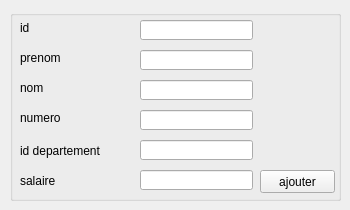
        <widget class="QWidget" name="tab_17">
         <attribute name="title">
          <string>nouvel employé</string>
         </attribute>
         <widget class="QLabel" name="label_32">
          <property name="geometry">
           <rect>
            <x>20</x>
            <y>20</y>
            <width>61</width>
            <height>16</height>
           </rect>
          </property>
          <property name="text">
           <string>id</string>
          </property>
         </widget>
         <widget class="QLabel" name="label_33">
          <property name="geometry">
           <rect>
            <x>20</x>
            <y>50</y>
            <width>61</width>
            <height>16</height>
           </rect>
          </property>
          <property name="text">
           <string>prenom</string>
          </property>
         </widget>
         <widget class="QLabel" name="label_34">
          <property name="geometry">
           <rect>
            <x>20</x>
            <y>80</y>
            <width>61</width>
            <height>16</height>
           </rect>
          </property>
          <property name="text">
           <string>nom</string>
          </property>
         </widget>
         <widget class="QLabel" name="label_35">
          <property name="geometry">
           <rect>
            <x>20</x>
            <y>110</y>
            <width>61</width>
            <height>16</height>
           </rect>
          </property>
          <property name="text">
           <string>numero</string>
          </property>
         </widget>
         <widget class="QLabel" name="label_36">
          <property name="geometry">
           <rect>
            <x>20</x>
            <y>140</y>
            <width>91</width>
            <height>21</height>
           </rect>
          </property>
          <property name="text">
           <string>id departement</string>
          </property>
         </widget>
         <widget class="QLabel" name="label_37">
          <property name="geometry">
           <rect>
            <x>20</x>
            <y>170</y>
            <width>91</width>
            <height>21</height>
           </rect>
          </property>
          <property name="text">
           <string>salaire</string>
          </property>
         </widget>
         <widget class="QGroupBox" name="groupBox_11">
          <property name="geometry">
           <rect>
            <x>10</x>
            <y>10</y>
            <width>331</width>
            <height>191</height>
           </rect>
          </property>
          <property name="title">
           <string/>
          </property>
          <widget class="QPushButton" name="pb_ajouter_2">
           <property name="geometry">
            <rect>
             <x>250</x>
             <y>160</y>
             <width>75</width>
             <height>23</height>
            </rect>
           </property>
           <property name="text">
            <string>ajouter</string>
           </property>
          </widget>
          <widget class="QLineEdit" name="le_id_3">
           <property name="geometry">
            <rect>
             <x>130</x>
             <y>10</y>
             <width>113</width>
             <height>20</height>
            </rect>
           </property>
          </widget>
          <widget class="QLineEdit" name="le_prenom_3">
           <property name="geometry">
            <rect>
             <x>130</x>
             <y>40</y>
             <width>113</width>
             <height>20</height>
            </rect>
           </property>
          </widget>
          <widget class="QLineEdit" name="le_nom_3">
           <property name="geometry">
            <rect>
             <x>130</x>
             <y>70</y>
             <width>113</width>
             <height>20</height>
            </rect>
           </property>
          </widget>
          <widget class="QLineEdit" name="le_numero_3">
           <property name="geometry">
            <rect>
             <x>130</x>
             <y>100</y>
             <width>113</width>
             <height>20</height>
            </rect>
           </property>
          </widget>
          <widget class="QLineEdit" name="le_id_depp_3">
           <property name="geometry">
            <rect>
             <x>130</x>
             <y>130</y>
             <width>113</width>
             <height>20</height>
            </rect>
           </property>
          </widget>
          <widget class="QLineEdit" name="le_salaire_3">
           <property name="geometry">
            <rect>
             <x>130</x>
             <y>160</y>
             <width>113</width>
             <height>20</height>
            </rect>
           </property>
          </widget>
         </widget>
        </widget>
